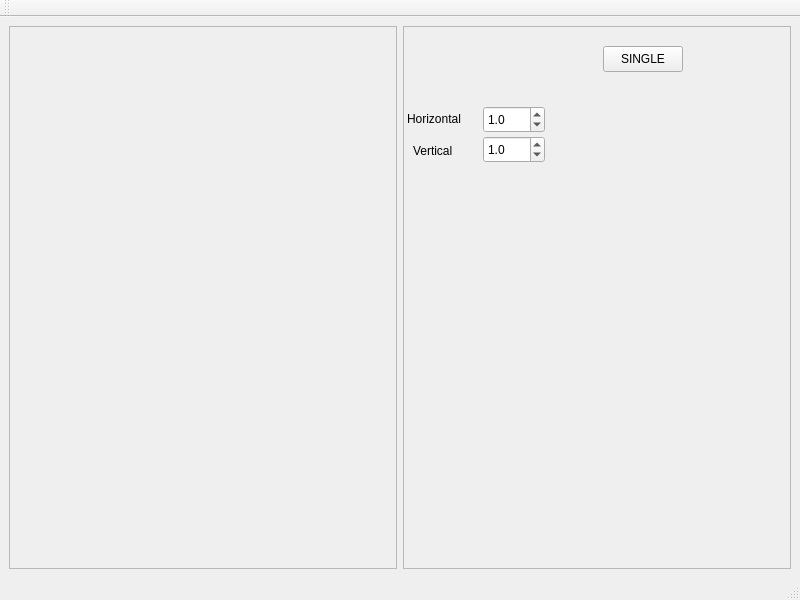
<?xml version="1.0" encoding="UTF-8"?>
<ui version="4.0">
 <class>Scope</class>
 <widget class="QMainWindow" name="Scope">
  <property name="geometry">
   <rect>
    <x>0</x>
    <y>0</y>
    <width>800</width>
    <height>600</height>
   </rect>
  </property>
  <property name="windowTitle">
   <string>Scope</string>
  </property>
  <widget class="QWidget" name="centralwidget">
   <layout class="QGridLayout" name="gridLayout">
    <item row="0" column="0">
     <layout class="QHBoxLayout" name="horizontalLayout">
      <item>
       <widget class="QFrame" name="framePlot">
        <property name="sizePolicy">
         <sizepolicy hsizetype="Preferred" vsizetype="Preferred">
          <horstretch>0</horstretch>
          <verstretch>0</verstretch>
         </sizepolicy>
        </property>
        <property name="frameShape">
         <enum>QFrame::StyledPanel</enum>
        </property>
        <property name="frameShadow">
         <enum>QFrame::Raised</enum>
        </property>
       </widget>
      </item>
      <item>
       <widget class="QFrame" name="frame">
        <property name="frameShape">
         <enum>QFrame::StyledPanel</enum>
        </property>
        <property name="frameShadow">
         <enum>QFrame::Raised</enum>
        </property>
        <widget class="QPushButton" name="singleButton">
         <property name="geometry">
          <rect>
           <x>200</x>
           <y>20</y>
           <width>80</width>
           <height>26</height>
          </rect>
         </property>
         <property name="text">
          <string>SINGLE</string>
         </property>
        </widget>
        <widget class="QDoubleSpinBox" name="HZoomSpinBox">
         <property name="geometry">
          <rect>
           <x>80</x>
           <y>80</y>
           <width>62</width>
           <height>27</height>
          </rect>
         </property>
         <property name="decimals">
          <number>1</number>
         </property>
         <property name="minimum">
          <double>0.100000000000000</double>
         </property>
         <property name="maximum">
          <double>5.000000000000000</double>
         </property>
         <property name="singleStep">
          <double>0.100000000000000</double>
         </property>
         <property name="value">
          <double>1.000000000000000</double>
         </property>
        </widget>
        <widget class="QDoubleSpinBox" name="VZoomSpinBox">
         <property name="geometry">
          <rect>
           <x>80</x>
           <y>110</y>
           <width>62</width>
           <height>27</height>
          </rect>
         </property>
         <property name="decimals">
          <number>1</number>
         </property>
         <property name="minimum">
          <double>0.100000000000000</double>
         </property>
         <property name="maximum">
          <double>5.000000000000000</double>
         </property>
         <property name="singleStep">
          <double>0.100000000000000</double>
         </property>
         <property name="value">
          <double>1.000000000000000</double>
         </property>
        </widget>
        <widget class="QLabel" name="label">
         <property name="geometry">
          <rect>
           <x>4</x>
           <y>84</y>
           <width>71</width>
           <height>18</height>
          </rect>
         </property>
         <property name="text">
          <string>Horizontal</string>
         </property>
        </widget>
        <widget class="QLabel" name="label_2">
         <property name="geometry">
          <rect>
           <x>10</x>
           <y>116</y>
           <width>58</width>
           <height>18</height>
          </rect>
         </property>
         <property name="text">
          <string>Vertical</string>
         </property>
        </widget>
       </widget>
      </item>
     </layout>
    </item>
   </layout>
  </widget>
  <widget class="QMenuBar" name="menubar">
   <property name="geometry">
    <rect>
     <x>0</x>
     <y>0</y>
     <width>800</width>
     <height>23</height>
    </rect>
   </property>
  </widget>
  <widget class="QStatusBar" name="statusbar"/>
  <widget class="QToolBar" name="toolBar">
   <property name="windowTitle">
    <string>toolBar</string>
   </property>
   <attribute name="toolBarArea">
    <enum>TopToolBarArea</enum>
   </attribute>
   <attribute name="toolBarBreak">
    <bool>false</bool>
   </attribute>
  </widget>
 </widget>
 <resources/>
 <connections/>
</ui>
